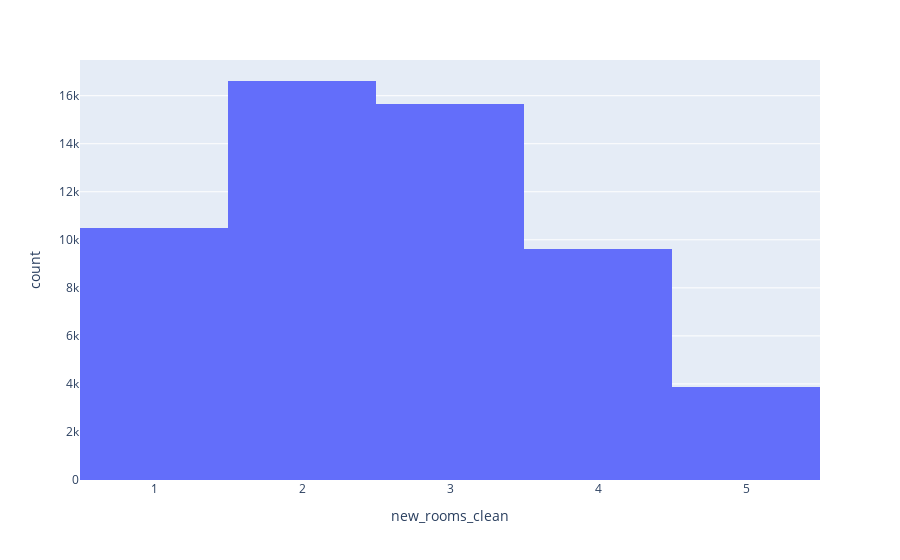

Source (notebook cell):
### Code cell
#Simplificamos los amenities de parrilla, gimnasio y jardin en una unica columna de tiene o no tiene amenities
df = df[df['new_rooms_clean'] > 0]
df = df[df['new_rooms_clean'] < 6]


df["amenities"] = df["parrilla"]  
amenities_1 = df["pileta"] =="SI"
df.loc[amenities_1, "amenities"] = "SI"
amenities_2 = df["gym"] =="SI"
df.loc[amenities_2, "amenities"] = "SI"
amenities_3 = df["jardin"] =="SI"
df.loc[amenities_3, "amenities"] = "SI"


import plotly.express as px
fig = px.histogram(df, x='new_rooms_clean')
fig.show()

### Figure 1 — Plotly figure (JSON) as saved in the notebook; plotly's stock layout.template omitted (floating-point values rounded to 4 significant figures; data arrays with more than 128 entries replaced by an {"elided": "..."} marker saying what was removed)
{"data": [{"alignmentgroup": "True", "bingroup": "x", "hovertemplate": "new_rooms_clean=%{x}<br>count=%{y}<extra></extra>", "legendgroup": "", "marker": {"color": "#636efa"}, "name": "", "offsetgroup": "", "orientation": "v", "showlegend": false, "type": "histogram", "x": {"elided": "56239 int values"}, "xaxis": "x", "yaxis": "y"}], "layout": {"autosize": true, "barmode": "relative", "legend": {"tracegroupgap": 0}, "margin": {"t": 60}, "xaxis": {"anchor": "y", "autorange": true, "domain": [0, 1], "range": [0.5, 5.5], "title": {"text": "new_rooms_clean"}, "type": "linear"}, "yaxis": {"anchor": "x", "autorange": true, "domain": [0, 1], "range": [0, 17490.0], "title": {"text": "count"}}}}
